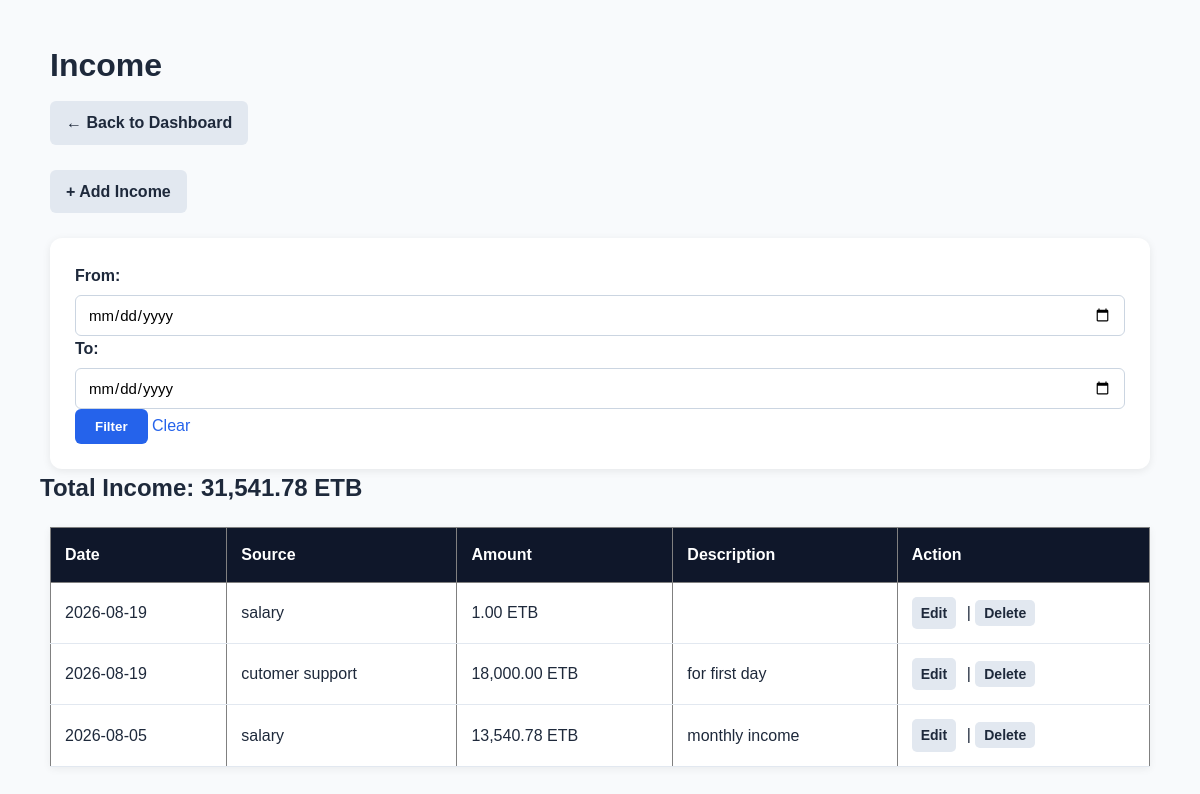
The page /income/index.php on the database its author committed.
### tables this page shows
CREATE TABLE `income` (
  `id` int(11) NOT NULL,
  `user_id` int(11) NOT NULL,
  `income_date` date NOT NULL,
  `source` varchar(100) NOT NULL,
  `amount` decimal(10,2) NOT NULL,
  `description` text NOT NULL,
  `created_at` timestamp NOT NULL DEFAULT current_timestamp()
);

### income/index.php (the view, shortened to what this page needs)
<?php
require_once "../config/database.php";
$fromDate = $_GET['from_date'] ?? '';
$toDate = $_GET['to_date'] ?? '';
$sql = "
    SELECT
        id,
        income_date,
        source,
        amount,
        description
    FROM income
";
$params = [];
$sql .= " ORDER BY income_date DESC, id DESC";
$stmt = $pdo->prepare($sql);
$stmt->execute($params);
$incomes = $stmt->fetchAll(PDO::FETCH_ASSOC);
$totalIncome = 0;
foreach ($incomes as $income) {
    $totalIncome += (float) $income['amount'];
}
?>
<!DOCTYPE html>
<html lang="en">
<head>
    <link
        rel="stylesheet"
        href="../assets/css/style.css"
    >
</head>
<body>
    <h1>Income</h1>
    <p>
        <a href="../index.php">
            ← Back to Dashboard
        </a>
    </p>
    <p>
        <a href="create.php">
            + Add Income
        </a>
    </p>
    <form method="GET">
    <label for="from_date">
        From:
    </label>
    <input
        type="date"
        id="from_date"
        name="from_date"
        value="<?php echo htmlspecialchars($fromDate); ?>"
    >
    <label for="to_date">
        To:
    </label>
    <input
        type="date"
        id="to_date"
        name="to_date"
        value="<?php echo htmlspecialchars($toDate); ?>"
    >
    <button type="submit">
        Filter
    </button>
    <a href="index.php">
        Clear
    </a>
</form>
<h2>
    Total Income:
    <?php echo number_format($totalIncome, 2); ?>
    ETB
</h2>
    <table border="1" cellpadding="10">
        <thead>
            <tr>
                <th>Date</th>
                <th>Source</th>
                <th>Amount</th>
                <th>Description</th>
                <th>Action</th>
            </tr>
        </thead>
        <tbody>
        <?php foreach ($incomes as $income): ?>
            <tr>
                <td>
                    <?php
                    echo htmlspecialchars(
                        $income['income_date']
                    );
                    ?>
                </td>
                <td>
                    <?php
                    echo htmlspecialchars(
                        $income['source']
                    );
                    ?>
                </td>
                <td>
                    <?php
                    echo number_format(
                        $income['amount'],
                        2
                    );
                    ?>
                    ETB
                </td>
                <td>
                    <?php
                    echo htmlspecialchars(
                        $income['description']
                    );
                    ?>
                </td>
                <td>
                <a href="edit.php?id=<?php echo $income['id']; ?>">
                 Edit
                 </a>
                    |
                    <form
    method="POST"
    action="delete.php"
    onsubmit="return confirm('Are you sure you want to delete this income record?');"
>
    <button type="submit">
        Delete
    </button>
</form>
                </td>
            </tr>
        <?php endforeach; ?>
        </tbody>
    </table>
</body>
</html>

### assets/css/style.css (style rules this page uses)
* { box-sizing: border-box; margin: 0; padding: 0; }
body { font-family: Arial, sans-serif; background: #f8fafc; color: #1e293b; padding: 40px; line-height: 1.6; }
h1 { margin-bottom: 10px; }
a { color: #2563EB; text-decoration: none; }
p { margin-bottom: 15px; }
body > h1, body > p, body > form, body > table { max-width: 1100px; margin-left: auto; margin-right: auto; }
table { width: 100%; border-collapse: collapse; background: white; margin-top: 20px; box-shadow: 0 2px 8px rgba(0, 0, 0, 0.06); }
th { background: #0f172a; color: white; text-align: left; padding: 14px; }
td { padding: 14px; border-bottom: 1px solid #e2e8f0; }
form { background: white; padding: 25px; border-radius: 12px; box-shadow: 0 2px 8px rgba(0, 0, 0, 0.08); }
form label { display: block; margin-bottom: 6px; font-weight: 600; }
form input, form select, form textarea { width: 100%; padding: 10px 12px; border: 1px solid #cbd5e1; border-radius: 6px; font-family: inherit; font-size: 15px; }
form button { padding: 10px 20px; border: none; border-radius: 6px; background: #2563EB; color: white; font-weight: 600; cursor: pointer; }
body > p a { display: inline-block; margin-right: 10px; margin-bottom: 10px; padding: 9px 16px; border-radius: 6px; font-weight: 600; background: #e2e8f0; color: #1e293b; }
td a { display: inline-block; margin-right: 6px; padding: 5px 9px; border-radius: 5px; font-size: 14px; font-weight: 600; background: #e2e8f0; color: #1e293b; }
td form { display: inline; margin: 0; padding: 0; background: none; box-shadow: none; }
td form button { display: inline-block; margin-right: 6px; padding: 5px 9px; border: none; border-radius: 5px; font-family: inherit; font-size: 14px; font-weight: 600; line-height: normal; background: #e2e8f0; color: #1e293b; cursor: pointer; }

### rows shown on the page
income: income_date "2026-08-19", source "salary", amount "1.00"
income: income_date "2026-08-19", source "cutomer support", amount "18,000.00", description "for first day"
income: income_date "2026-08-05", source "salary", amount "13,540.78", description "monthly income"

### other values the page prints
$totalIncome "31,541.78"
